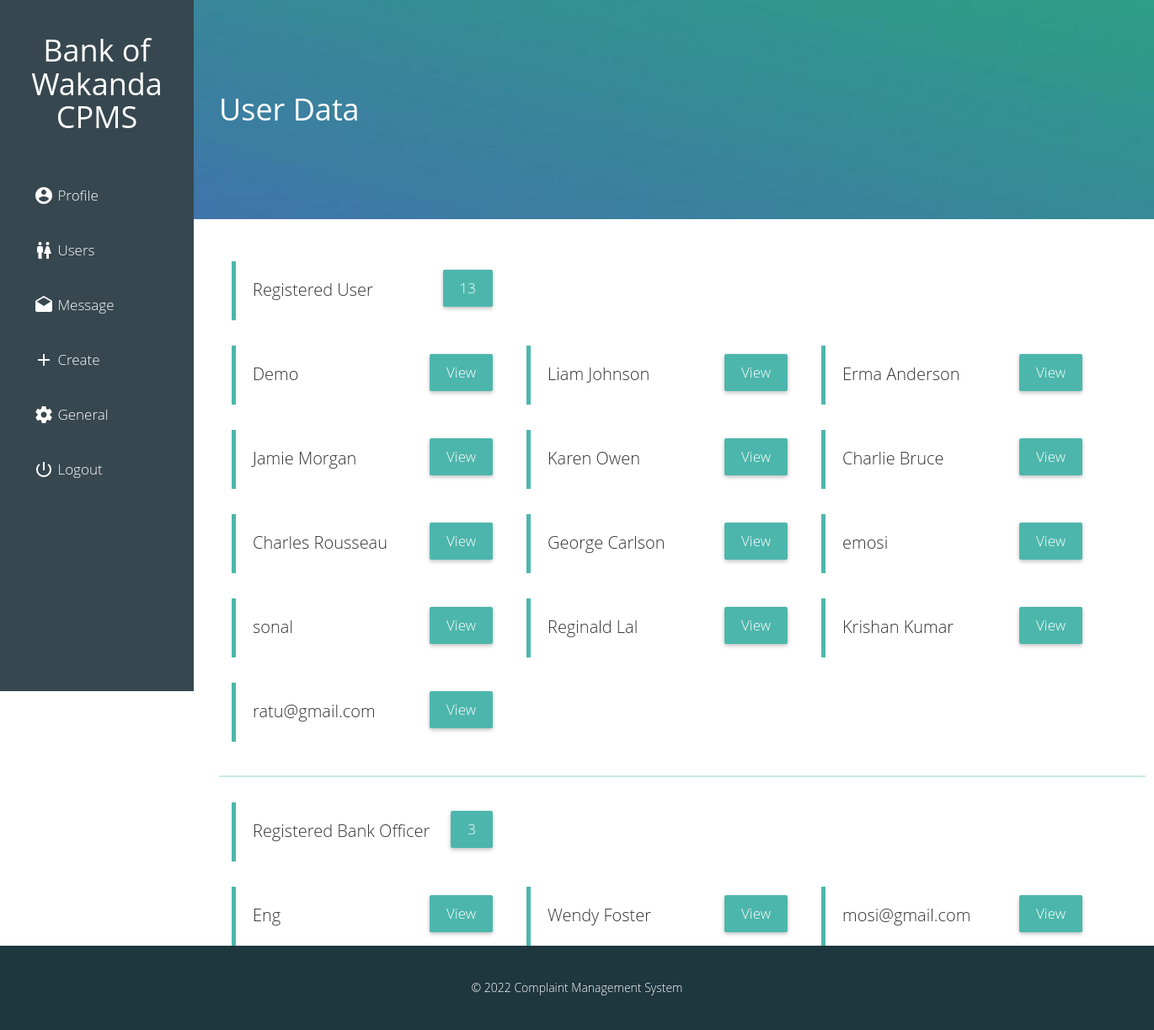
Page /admin/users.php (signed in) on the committed database.
### tables this page shows
CREATE TABLE IF NOT EXISTS `circle` (
`id` int(11) NOT NULL,
  `name` varchar(20) NOT NULL,
  `username` varchar(20) NOT NULL,
  `email` varchar(30) NOT NULL,
  `password` varchar(20) NOT NULL,
  `date` date NOT NULL
);

CREATE TABLE IF NOT EXISTS `dummy` (
`id` int(11) NOT NULL,
  `name` varchar(20) NOT NULL,
  `user_name` varchar(20) NOT NULL,
  `email` varchar(170) NOT NULL,
  `post` varchar(50) NOT NULL,
  `password` varchar(20) NOT NULL,
  `time` timestamp NOT NULL DEFAULT CURRENT_TIMESTAMP ON UPDATE CURRENT_TIMESTAMP
);

### core/config.php (called while the page is built, shortened)
<?php
$web_name = "Complaint Management System";
?>

### admin/users.php (the view, shortened to what this page needs)
<?php
  require '../core/config.php';
?>
<!DOCTYPE html>
<html>
  <head>
    <link rel="stylesheet" href="../files/css/bootstrap.css">
    <link rel="stylesheet" href="../files/css/custom.css">
  </head>
  <body>
  <?php require 'nav.php'; ?>
  <div class="animated fadeIn">
  <div class="cover main">
    <h1>User Data</h1>
  </div>
    <div class="div">
        <div class="col-lg-12 ">
          <?php
            $result = mysql_query("SELECT * FROM `circle`");
            $num_rows = mysql_num_rows($result);
          ?>
              <div class='admin-data'>
                Registered User
                <span class='button view' href=''><?php echo "$num_rows";?></a>
              </div><br><br><br><br><br>
          <?php
            $db=mysql_query("SELECT * FROM `circle` ");
            while($data=mysql_fetch_array($db)) {
            echo"<div class='admin-data'>";
            echo $data['name'];
            echo "<a class='button view' href='user_data.php?id=$data[id]'>View</a>";
            echo "</div>";
           }
          ?>
        </div>
        <div class="baro"></div>
          <div class="col-lg-12 ">
            <?php $result = mysql_query("SELECT * FROM `dummy`");
              $num_rows = mysql_num_rows($result);
            ?>
                <div class='admin-data'>
                  Registered Bank Officer
                  <span class='button view' href=''><?php echo "$num_rows";?></a>
                </div><br><br><br><br><br>
            <?php
              $db=mysql_query("SELECT * FROM `dummy` ");
              while($data=mysql_fetch_array($db)) {
              echo"<div class='admin-data'>";
              echo $data['name'];
              echo "<a class='button view' href='user-engineer.php?id=$data[id]'>View</a>";
              echo "</div>";
             }
            ?>
          </div>
        </div>
    </div>
      <footer>
      <br><br>&copy <?php echo date("Y"); ?> <?php echo $web_name; ?>
      </footer>
  </body>
</html>

### files/css/custom.css (style rules this page uses)
body { font-family:"Gotham A", Gotham, "Gotham SSm A", "Gotham SSm B", "Gotham SSm", "Proxima Nova", "Open Sans", "Helvetica Neue", Helvetica, Arial, sans-serif; font-weight: lighter; }
a,a:hover,a:focus,a:visited { color:#4db6ac; text-decoration: none!important; outline: 0px!important; }
a:-webkit-any-link { text-decoration: none;!important }
.cover { width:100%; height: 260px; background: #4db6ac url('../img/admin.jpg'); background-position: center center; background-size: cover; position: relative; float: left; z-index: 999; color: #fff; }
.main { padding-top: 90px; padding-left: 260px; padding-right: 30px; color:#fff; }
.div { width:1100px; min-height: 700px;; padding-top: 20px; background: #fff; position: relative; float: left; left: 230px; }
.button { position: relative; top: 20px; padding: 15px 40px; color: #fff!important; border-radius: 2px; box-shadow: 0 2px 5px rgba(0,0,0,.26); font-size: 17px; }
.admin-data { width:320px; height:70px; border-left:5px solid #4db6ac; background: #fff; -webkit-transition: 0.3s; transition: 0.3s; position: relative; float: left; left: 30px; margin-right: 30px; margin-top: 30px; padding: 20px 10px 14px 20px; font-size: 20px; }
.view { background:#4db6ac; float: right; padding: 10px 20px; margin-top: -30px; }
.baro { width: 100%; height: 2px; background: #4db6ac; position: relative; float: left; top: 20px; left: 30px; margin-bottom: 20px; margin-top: 20px; opacity: 0.3; }
footer { width: 100%; height: 100px; background: #1e363e; position: relative; float: left; text-align: center; color: #fff; }
.animated { animation-duration: 1s; animation-fill-mode: both; }
.fadeIn { animation-name: fadeIn; }

### rows in the picture
circle: name "Demo"
circle: name "Liam Johnson"
circle: name "Erma Anderson"
circle: name "Jamie Morgan"
circle: name "Karen Owen"
circle: name "Charlie Bruce"
circle: name "Charles Rousseau"
circle: name "George Carlson"
circle: name "emosi"
circle: name "sonal"
circle: name "Reginald Lal"
circle: name "Krishan Kumar"
circle: name "ratu@gmail.com"
dummy: name "Eng"
dummy: name "Wendy Foster"
dummy: name "mosi@gmail.com"

### other values in the picture
$num_rows "13"
$num_rows "3"
$web_name "Complaint Management System"
